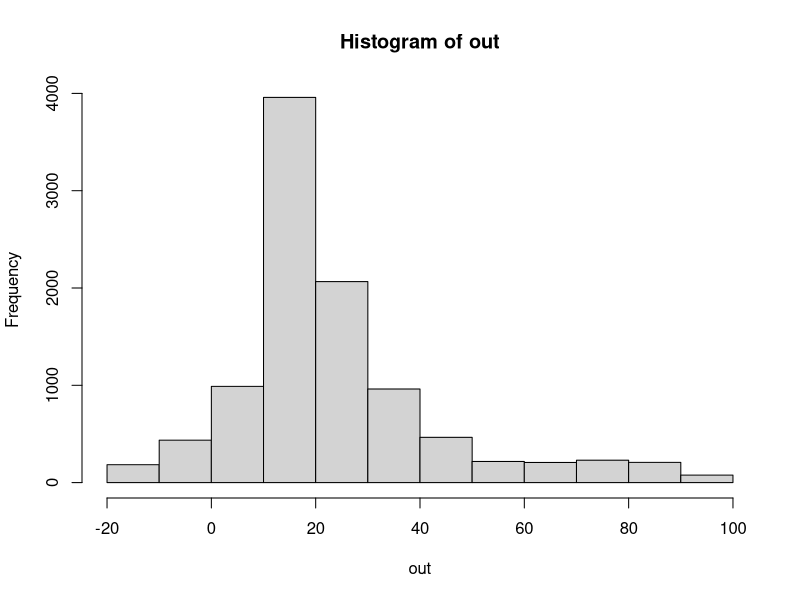

Generate this figure with R:
#x is the wage at each percentile
x<- c(9.07, 11.27, 17.40, 28.32, 44.29)
cum.p <- c(.1, .25, .5, .75, .9)
prob <- c( cum.p[1], diff(cum.p), .1)


freq <- 10000 
# range of values beyond x to sample from
init <- -(abs(min(x)) + 5)
fin  <- 2*abs(max(x)) + 5

ival <- c(init, x, fin) # generate the sequence to take pairs from
len <- 100 # sequence of each pair
s <- sapply(2:length(ival), function(i) {
  seq(ival[i-1], ival[i], length.out=len)
})
# sample from s, total of 10000 values with probabilities calculated above
out <- sample(s, freq, prob=rep(prob, each=len), replace = T)
hist(out)
